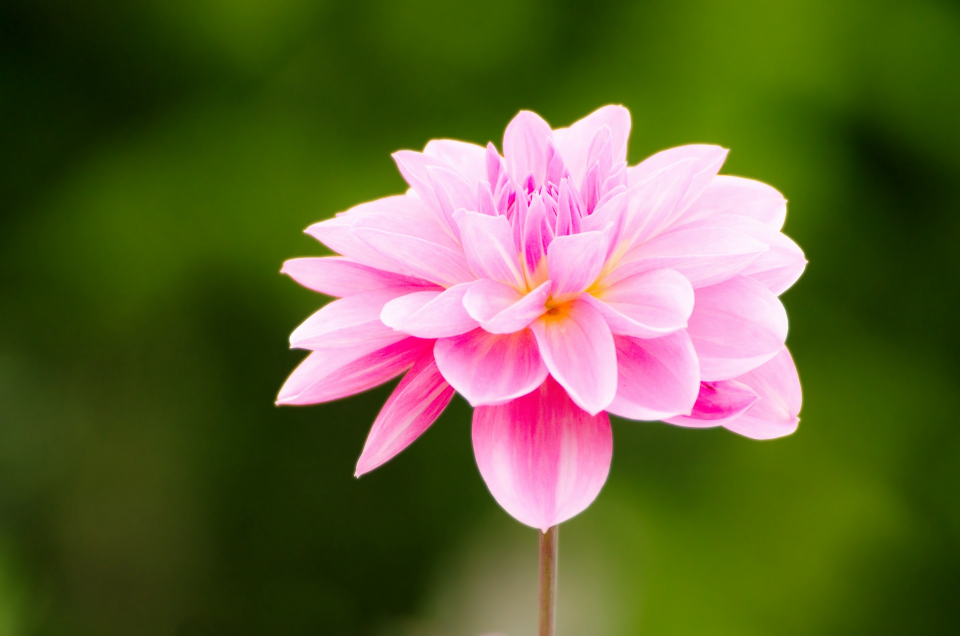
#> input picture images/flower.jpg, 1920 x 1271 px (shown at 1/2 size); its folder holds only this picture in this run
$ python image_resizer.py
#> lines starting #> are read from the running program, lines starting #| are printed output that depends on the picture
import os
from PIL import Image

input_folder = os.path.join(os.getcwd(), "images")
output_folder = os.path.join(os.getcwd(), "resized")

if not os.path.exists(output_folder):
    os.makedirs(output_folder)

try:
    width = int(input("Enter new width: "))
#> the answer given: 100
    height = int(input("Enter new height: "))
#> the answer given: 100
    new_size = (width, height)
except ValueError:
    print("Invalid input! Using default size 800x600.")
    new_size = (800, 600)

convert_format = input("Convert all images to (jpg/png/jpeg) or leave blank: ").lower()
#> the answer given: images/flower.jpg
if convert_format not in ["jpg", "png", "jpeg", ""]:
    print("Invalid format! Original format will be kept.")
    convert_format = ""

for filename in os.listdir(input_folder):
    if filename.lower().endswith((".png", ".jpg", ".jpeg")):
        img_path = os.path.join(input_folder, filename)
        try:
            img = Image.open(img_path)
#> img is the input picture: PIL image 1920x1271 RGB; mean R, G, B 97.9, 98.2, 55.1

            img.thumbnail(new_size)
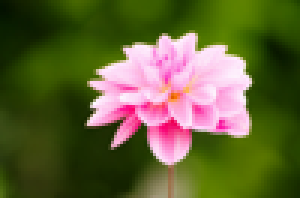
#> img: PIL image 100x66 RGB (shown 3 times larger); mean R, G, B 97.9, 98.2, 55.1

            name, ext = os.path.splitext(filename)
            if convert_format:
                save_path = os.path.join(output_folder, f"{name}.{convert_format}")
            else:
                save_path = os.path.join(output_folder, filename)

            img.save(save_path)
            print(f"{filename} resized and saved.")
        except Exception as e:
            print(f"Skipping {filename}: {e}")

print("All images processed successfully!")
